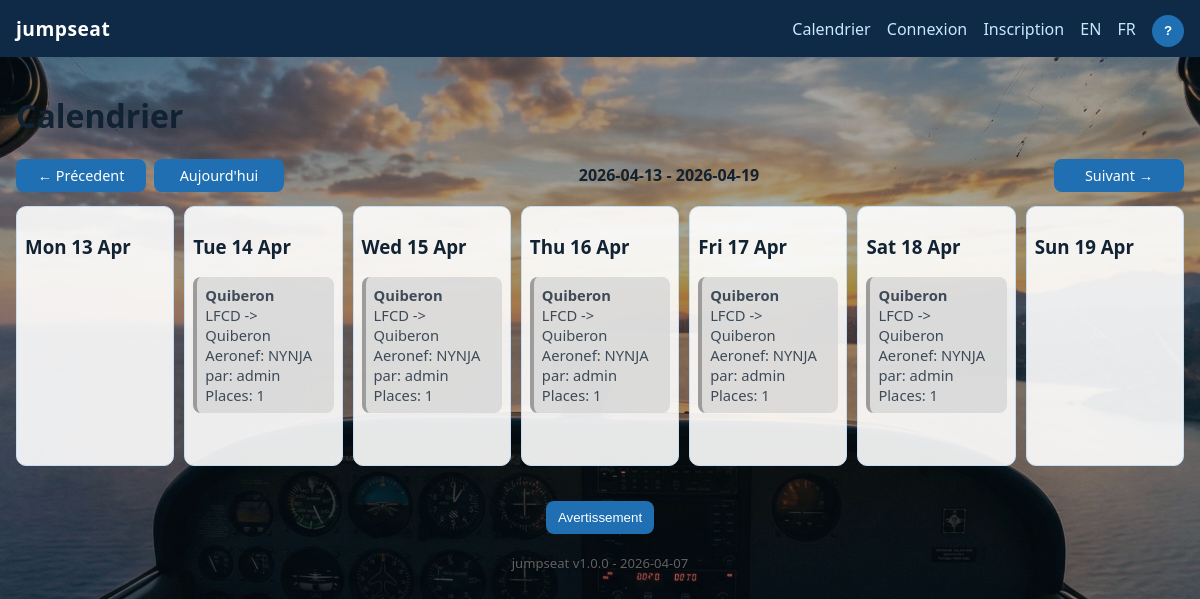
The app's page /?action=home&week=-22 with its own data.
### tables this page shows
CREATE TABLE flights (
            id INTEGER PRIMARY KEY AUTOINCREMENT,
            user_id INTEGER NOT NULL,
            title TEXT NOT NULL,
            origin TEXT NOT NULL,
            destination TEXT NOT NULL,
            aircraft_model TEXT NOT NULL,
            departure_at TEXT NOT NULL,
            return_at TEXT NOT NULL,
            duration_minutes INTEGER NOT NULL,
            seats_available INTEGER NOT NULL,
            additional_info TEXT NULL,
            created_at TEXT NOT NULL,
            updated_at TEXT NOT NULL,
            FOREIGN KEY(user_id) REFERENCES users(id)
        );

CREATE TABLE users (
            id INTEGER PRIMARY KEY AUTOINCREMENT,
            email TEXT NOT NULL UNIQUE,
            password_hash TEXT NOT NULL,
            photo_path TEXT NULL,
            phone TEXT NULL,
            notify_new_flights INTEGER NOT NULL DEFAULT 1,
            is_admin INTEGER NOT NULL DEFAULT 0,
            is_blocked INTEGER NOT NULL DEFAULT 0,
            created_at TEXT NOT NULL
        , username TEXT, aircraft_model_1 TEXT, aircraft_model_2 TEXT, aircraft_model_3 TEXT);

### src/helpers.php (called while the page is built, shortened)
<?php
function tr(string $key): string
{
    $lang = $_SESSION['lang'] ?? 'fr';
    return $dict[$lang][$key] ?? $key;
}
function h(?string $value): string
{
    return htmlspecialchars((string)$value, ENT_QUOTES, 'UTF-8');
}
function photo_url(?string $path): string
{
    $p = trim((string)$path);
    if (str_starts_with($p, 'http://') || str_starts_with($p, 'https://') || str_starts_with($p, 'public/')) {
        return $p;
    }
    return 'public/' . ltrim($p, '/');
}
function week_bounds(int $offset = 0): array
{
    $today = new DateTimeImmutable('today');
    $monday = $today->modify('monday this week')->modify(sprintf('%+d week', $offset));
    $days = [];
    for ($i = 0; $i < 7; $i++) {
        $days[] = $monday->modify("+{$i} day");
    }
    return [$monday, $days];
}

### public/index.php (the view, shortened to what this page needs)
<?php
require __DIR__ . '/../src/helpers.php';
$action = $_GET['action'] ?? 'home';
$pdo = db();
$flash = get_flash();
$user = current_user();
function render_header(string $title, ?array $user, ?string $flash): void
{
    ?>
    <!doctype html>
    <html lang="<?= h($_SESSION['lang'] ?? 'fr') ?>">
    <head>
        <link rel="stylesheet" href="public/assets/styles.css">
    </head>
    <body
      data-lbl-title="<?= h(tr('title')) ?>"
      data-lbl-route="<?= h(tr('route')) ?>"
      data-lbl-aircraft="<?= h(tr('aircraft')) ?>"
      data-lbl-departure="<?= h(tr('departure')) ?>"
      data-lbl-return="<?= h(tr('return')) ?>"
      data-lbl-duration="<?= h(tr('planned_duration_minutes')) ?>"
      data-lbl-seats="<?= h(tr('seats')) ?>"
      data-lbl-by="<?= h(tr('by')) ?>"
      data-lbl-info="<?= h(tr('additional_information')) ?>"
      data-lbl-flight-details="<?= h(tr('flight_details')) ?>"
      data-lbl-no-seat="<?= h(tr('no_seat_available')) ?>"
    >
    <header class="topbar">
        <div class="brand">jumpseat</div>
        <nav>
            <a href="?action=home"><?= h(tr('calendar')) ?></a>
            <?php if ($user): ?>
                <span class="user-pill"><?= h((string)$user['username']) ?></span>
                <a href="?action=flight_edit"><?= h(tr('new_flight')) ?></a>
                <a href="?action=my_flights"><?= h(tr('my_flights')) ?></a>
                <a href="?action=profile"><?= h(tr('profile')) ?></a>
                <?php if ((int)$user['is_admin'] === 1): ?><a href="?action=admin_users"><?= h(tr('admin')) ?></a><?php endif; ?>
                <a href="?action=logout"><?= h(tr('logout')) ?></a>
            <?php else: ?>
                <a href="?action=login"><?= h(tr('login')) ?></a>
                <a href="?action=register"><?= h(tr('register')) ?></a>
            <?php endif; ?>
            <a href="?action=<?= h($GLOBALS['action']) ?>&lang=en">EN</a>
            <a href="?action=<?= h($GLOBALS['action']) ?>&lang=fr">FR</a>
            <button type="button" id="manualBtn" class="topbar-help-btn">?</button>
        </nav>
    </header>
    <main class="container">
    <?php
}
function render_footer(): void
{
    ?>
    </main>
    <div class="footer-actions">
        <button type="button" id="disclaimerBtn" class="btn"><?= h(tr('disclaimer_button')) ?></button>
    </div>
    <div class="app-version">
        <?= h(APP_NAME) ?> <?= h(APP_VERSION) ?> - <?= h(APP_RELEASE_DATE) ?>
    </div>
    </body>
    </html>
    <?php
}
    ?>
    <?php
if ($action === 'home') {
    $weekOffset = (int)($_GET['week'] ?? 0);
    [$monday, $days] = week_bounds($weekOffset);
    $start = $days[0]->setTime(0, 0)->format('Y-m-d H:i:s');
    $end = $days[6]->setTime(23, 59, 59)->format('Y-m-d H:i:s');
    $stmt = $pdo->prepare(
        "SELECT f.*, u.email AS owner_email, u.username AS owner_username, u.photo_path AS owner_photo_path
         FROM flights f
         JOIN users u ON u.id = f.user_id
         WHERE datetime(replace(f.departure_at, 'T', ' ')) <= datetime(:week_end)
           AND datetime(replace(f.return_at, 'T', ' ')) >= datetime(:week_start)
         ORDER BY f.departure_at ASC"
    );
    $stmt->execute(['week_end' => $end, 'week_start' => $start]);
    $flights = $stmt->fetchAll();
    render_header(tr('app_title'), $user, $flash);
    ?>
    <h1><?= h(tr('calendar')) ?></h1>
    <div class="week-nav">
        <div class="week-nav-actions">
            <a class="btn" href="?action=home&week=<?= h((string)($weekOffset - 1)) ?>">&larr; <?= h(tr('week_prev')) ?></a>
            <a class="btn" href="?action=home&week=0"><?= h(tr('today')) ?></a>
        </div>
        <strong><?= h($days[0]->format('Y-m-d')) ?> - <?= h($days[6]->format('Y-m-d')) ?></strong>
        <a class="btn" href="?action=home&week=<?= h((string)($weekOffset + 1)) ?>"><?= h(tr('week_next')) ?> &rarr;</a>
    </div>
    <div class="calendar-grid">
        <?php foreach ($days as $day): ?>
            <section class="day" data-date="<?= h($day->format('Y-m-d')) ?>">
                <h3><?= h($day->format('D d M')) ?></h3>
                <?php foreach ($flights as $f): ?>
                    <?php
                    $dep = new DateTimeImmutable((string)$f['departure_at']);
                    $ret = new DateTimeImmutable((string)$f['return_at']);
                    $inside = $day->setTime(12, 0) >= $dep->setTime(0, 0) && $day->setTime(12, 0) <= $ret->setTime(23, 59);
                    if (!$inside) {
                        continue;
                    }
                    $clickable = $user && (int)$f['seats_available'] > 0;
                    ?>
                    <article
                        class="flight-event <?= $clickable ? 'clickable' : 'disabled' ?>"
                        data-title="<?= h($f['title']) ?>"
                        data-origin="<?= h($f['origin']) ?>"
                        data-destination="<?= h($f['destination']) ?>"
                        data-model="<?= h($f['aircraft_model']) ?>"
                        data-departure="<?= h($f['departure_at']) ?>"
                        data-return="<?= h($f['return_at']) ?>"
                        data-duration="<?= h((string)$f['duration_minutes']) ?>"
                        data-seats="<?= h((string)$f['seats_available']) ?>"
                        data-owner="<?= h((string)$f['owner_username']) ?>"
                        data-photo="<?= h(photo_url((string)$f['owner_photo_path'])) ?>"
                        data-info="<?= h($f['additional_info']) ?>"
                        data-flight-id="<?= h((string)$f['id']) ?>"
                        data-user-id="<?= h((string)$f['user_id']) ?>"
                    >
                        <div><strong><?= h($f['title']) ?></strong></div>
                        <div><?= h($f['origin']) ?> -> <?= h($f['destination']) ?></div>
                        <div><?= h(tr('aircraft')) ?>: <?= h($f['aircraft_model']) ?></div>
                        <div><?= h(tr('by')) ?>: <?= h((string)$f['owner_username']) ?></div>
                        <div><?= h(tr('seats')) ?>: <?= h((string)$f['seats_available']) ?></div>
                    </article>
                <?php endforeach; ?>
            </section>
        <?php endforeach; ?>
    </div>
    <?php
    render_footer();
    exit;
}

### public/assets/styles.css (style rules this page uses)
* { box-sizing: border-box; }
body { margin: 0; font-family: "Segoe UI", Arial, sans-serif; background: linear-gradient(rgba(8, 22, 36, 0.36), rgba(8, 22, 36, 0.36)), url("bg-cockpit-sunset.jpg") center / cover fixed no-repeat; color: #123; }
.topbar { display: flex; justify-content: space-between; align-items: center; background: #0e2a47; color: #fff; padding: 10px 16px; }
.topbar a { color: #c8e8ff; margin-left: 12px; text-decoration: none; }
.topbar-help-btn { margin-left: 12px; width: 32px; height: 32px; padding: 0; border-radius: 50%; font-weight: 700; line-height: 32px; text-align: center; }
.brand { font-size: 1.2rem; font-weight: 700; letter-spacing: .5px; }
.container { max-width: 1200px; margin: 0 auto; padding: 16px; }
input, textarea, button { width: 100%; margin-top: 5px; padding: 9px; border-radius: 8px; border: 1px solid #aac; }
button, .btn { background: #1f6fb2; color: white; border: 0; cursor: pointer; display: inline-block; width: auto; padding: 9px 12px; border-radius: 8px; text-decoration: none; }
.week-nav { display: flex; justify-content: space-between; align-items: center; margin-bottom: 14px; gap: 8px; }
.week-nav .btn { min-width: 130px; padding: 7px 10px; font-size: .9rem; text-align: center; }
.week-nav-actions { display: flex; gap: 8px; }
.calendar-grid { display: grid; grid-template-columns: repeat(7, 1fr); gap: 10px; }
.day { min-height: 260px; background: rgba(255,255,255,.9); border-radius: 10px; padding: 8px; border: 1px solid #c6ddf4; }
.flight-event { background: #cde7ff; border-left: 4px solid #2a7dc3; border-radius: 8px; padding: 8px; margin-bottom: 8px; font-size: .92rem; }
.flight-event.disabled { background: #d7d7d7; border-left-color: #888; opacity: .8; }
.footer-actions { display: flex; justify-content: center; margin: 14px 0 20px; }
.app-version { text-align: center; margin: 0 0 18px; font-size: .82rem; color: #606162; text-shadow: 0 1px 2px rgba(0, 0, 0, .45); }

### records on screen
flights: title "Quiberon", origin "LFCD", destination "Quiberon", aircraft_model "NYNJA", user.username "admin", seats_available "1"

### other values on screen
tr('calendar') "Calendrier"
tr('login') "Connexion"
tr('register') "Inscription"
tr('week_prev') "Précedent"
tr('today') "Aujourd'hui"
$days[0]->format('Y-m-d') "2026-04-13"
$days[6]->format('Y-m-d') "2026-04-19"
tr('week_next') "Suivant"
$day->format('D d M') "Mon 13 Apr"
$day->format('D d M') "Tue 14 Apr"
$day->format('D d M') "Wed 15 Apr"
$day->format('D d M') "Thu 16 Apr"
$day->format('D d M') "Fri 17 Apr"
$day->format('D d M') "Sat 18 Apr"
$day->format('D d M') "Sun 19 Apr"
